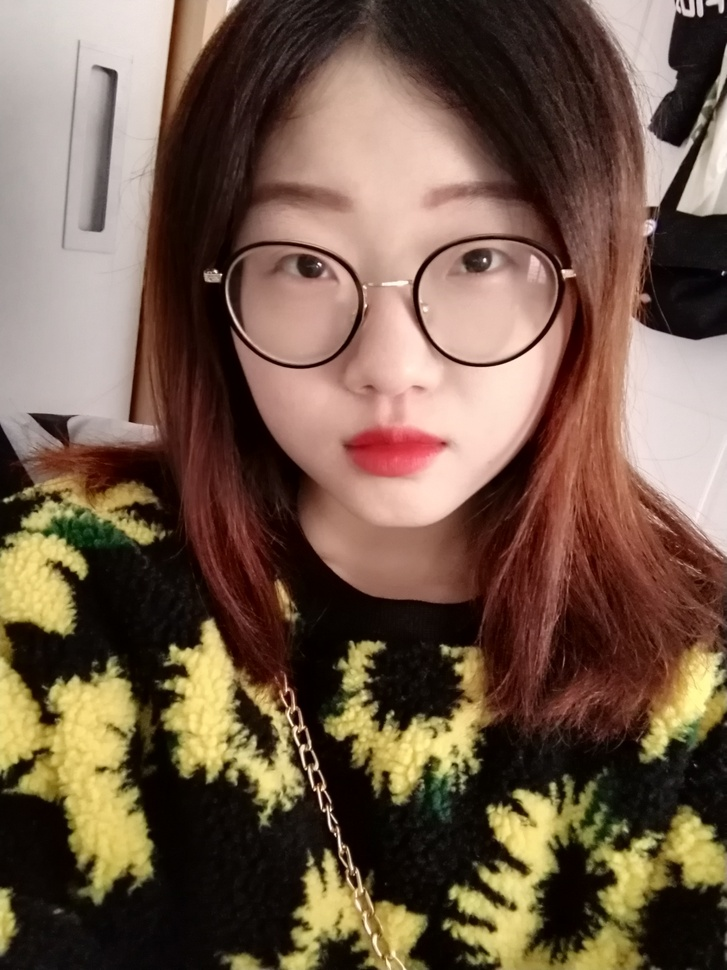
#> input picture Matplotlib_Learn/1.jpg, 727 x 970 px, shrunk from 2448 x 3264 before the run, found by its file name
$ python '图像平均降噪原理.py'
#> lines starting #> are read from the running program, lines starting #| are printed output that depends on the picture; after the words box and inside, x2 and y2 are one past the last pixel; in counts of white or black regions, pixels touching at a corner belong together
# @Time    : 2019/12/3 11:39
# @Author  : Libuda
# @FileName: 图像平均降噪原理.py
# @Software: PyCharm
# https://blog.csdn.net/saltriver/article/details/78883872

# 前面提到，带有噪声的图像可以看作原始图像函数与噪声函数的和。
# f(x,y)=I(x,y)+Noise(x,y)

# 那么我们怎样从带有噪声的图像f(x, y)中去掉Noise得到I(x, y)呢？很自然的能想到，既然能加上噪声函数，那么把噪声函数减去不就行了。
#
# 是这样的，当然可以这样想。但是，绝大多数时候我们并不知道噪声函数是怎样的，即使知道噪声函数的表达式，但噪声函数一般都是随机的。
# 例如盐噪声就是随机的改变图像中的像素点，你并不知道到底改变的是哪些像素点！
#
# 那怎么办呢？我们知道图像带有如下天然的特性：图像中每个像素点的值与其旁边的像素点的值比较接近。这很显然。因为图像是现实世界的反映。
# 我们现实世界是连续的，除了对象边界外，每个对象反映在图像中，其覆盖的区域亮度都比较近似。
#
# 既然图像中的每个像素点的值与其旁边像素的值比较接近，如果一个像素点的值被噪声干扰，那么是否可以用其周边区域的像素平均值来代替这个像素点的值呢。
#
# 这就是平均操作：即把每个像素的值改变为其与领域像素组成区域的平均值。
#
# 领域是针对像素而言的，也就是像素点的周边区域像素。位于坐标(x, y)处的像素p有4个水平和垂直方向的相邻像素，这4个像素称为p的4领域，下图中标黑色的就是4领域。4领域的像素与p都只有1个单位距离。
from PIL import Image
from pylab import *
image_path=r'C:\Users\lenovo\PycharmProjects\AI_learn\Matplotlib_Learn\1.jpg'
im = array(Image.open(image_path).convert('L'))
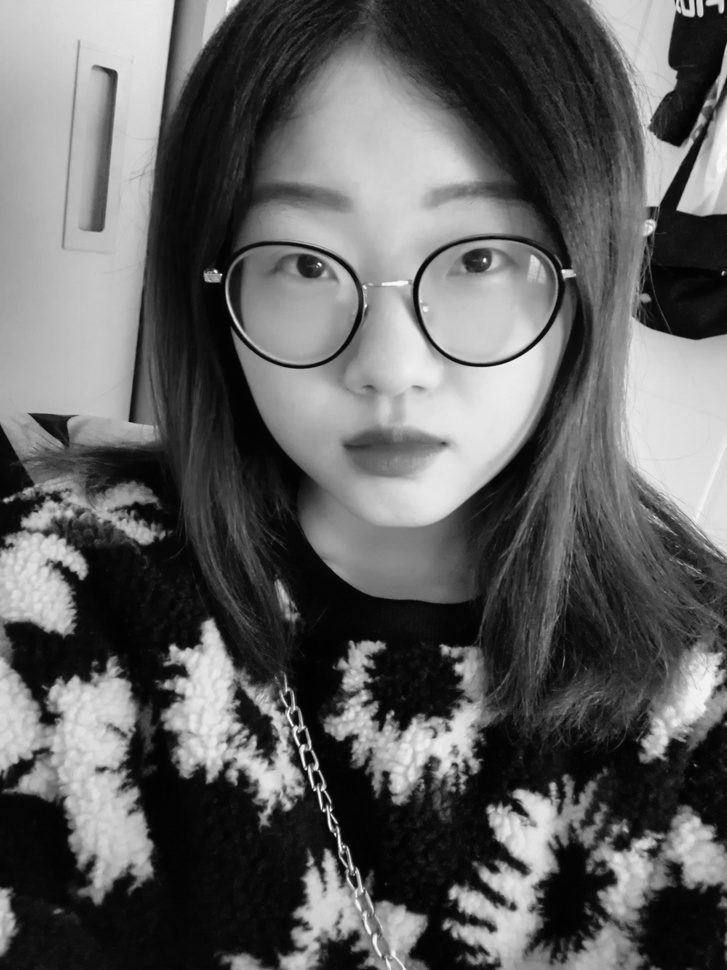
#> im: shape (970, 727); min 1, max 252, mean 96.2
image = Image.fromarray(im)
image.show()


def add_point(im):
    """
    添加盐噪点 随机将像素中的点变为白色
    :param im:
    :return:
    """
    x,y = im.shape
#> x = 970; y = 727
    x,y = [x-1,y-1]
#> x = 969; y = 726
    #更改百分之一次
    for i in range(int(0.01*x*y)):
        w = np.random.randint(x)
        h= np.random.randint(y)
        im[w][h] = 255  #255为白色
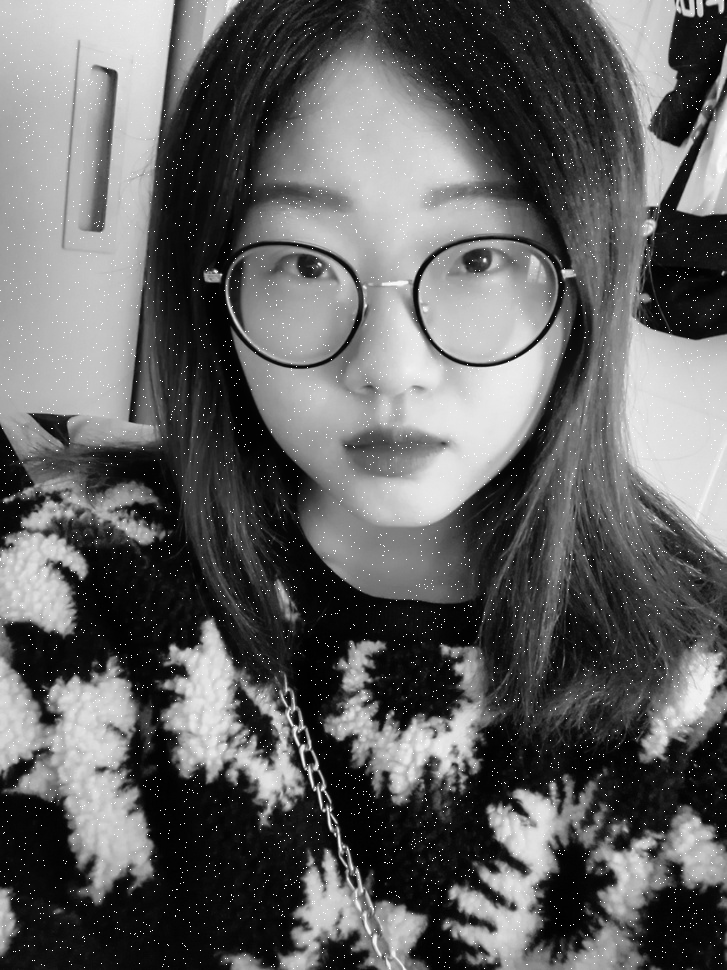
#> im: shape (970, 727); 0.99% of pixels changed, all inside (x1, y1, x2, y2) = (0, 0, 726, 969)

    image = Image.fromarray(im)
    image.show()

def remove_point(im):
    """
    根据图像平均原理进行去燥  该点像素值为其周边八个领域的平均值
    :param im:
    :return:
    """
    w,h = im.shape
#> w = 970; h = 727
    w,h = [w-1,h-1]
#> w = 969; h = 726
    for x in range(1,w):
        for y in range(1,h):
            if im[x][y]==255:   #白色点
                average_value=0
                for i in [-1,0,1]:
                    for j in [-1,0,1]:
                        average_value+=im[i][j]
                im[x][y]=average_value//9
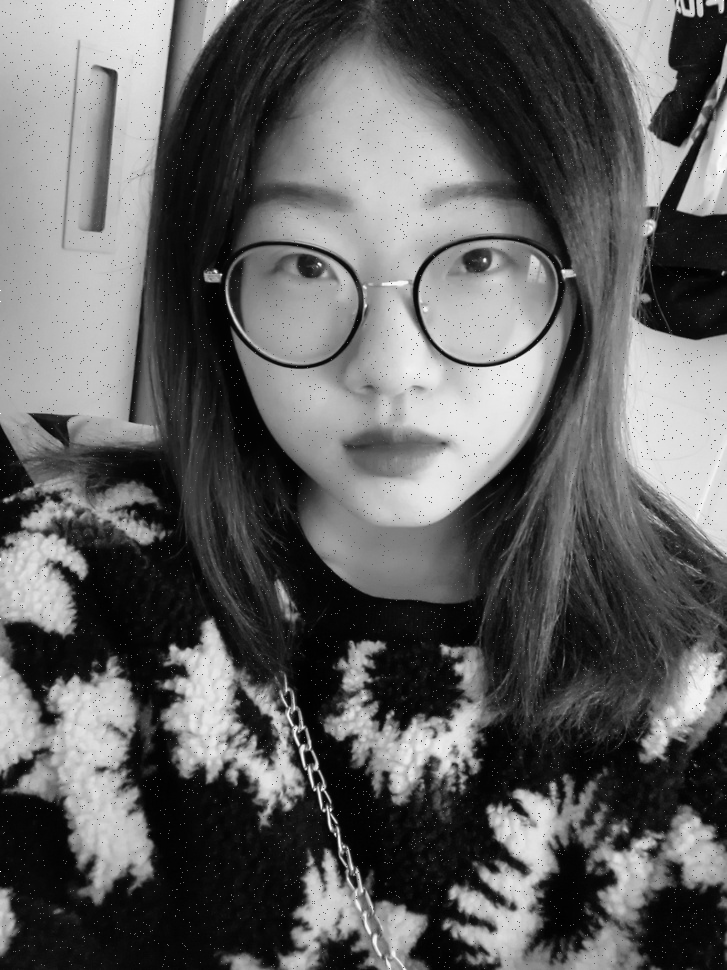
#> im: shape (970, 727); 0.99% of pixels changed, all inside (x1, y1, x2, y2) = (1, 1, 726, 969)
    new_image = Image.fromarray(im)
    new_image.show()


if __name__ == '__main__':
    add_point(im)
    remove_point(im)
